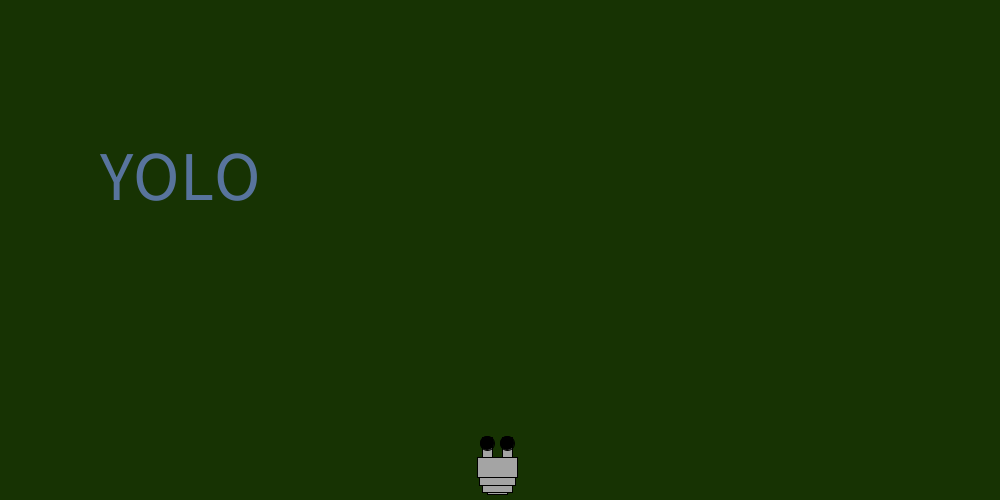
Frame 1 (no input)
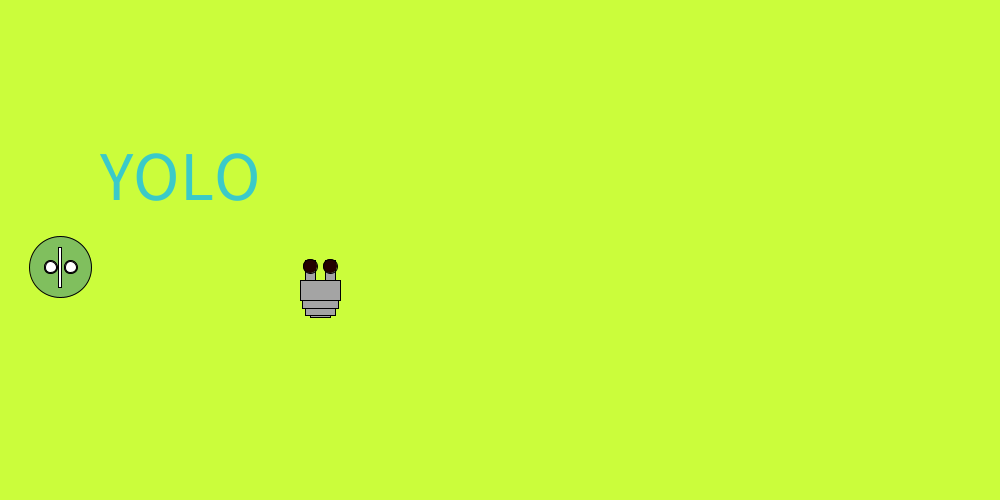
Frame 60 (the mouse pressed at the canvas centre just before this capture)
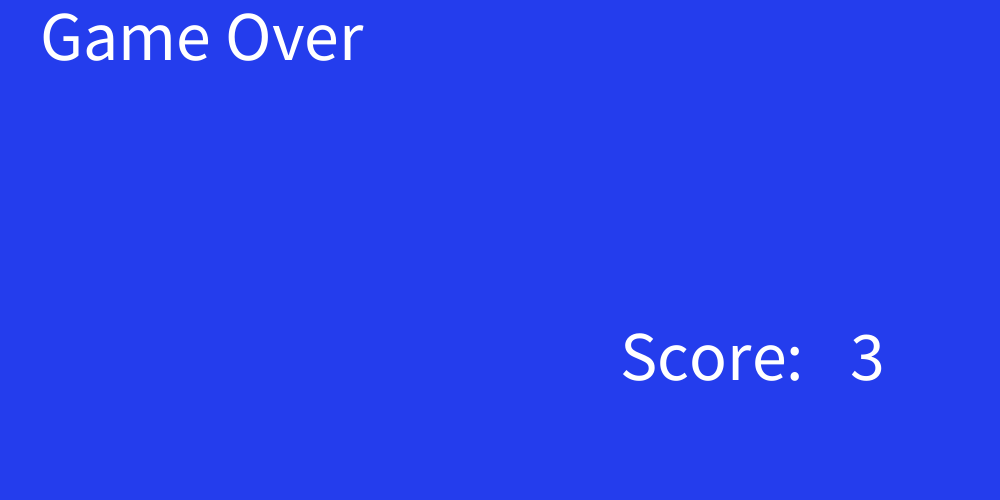
Frame 120 (the mouse held since frame 60 and released just before this capture)

The Processing sketch that drew these frames (run headless with seeded random() and noise(); from frame 60 on, the mouse is pressed at the canvas centre):

// Processing sketch: processing_117537
// ── processing_117537.pde

Robot myRobot;

Beast monster;

boolean hit = false;

void setup() {
  size(1000, 500);
  myRobot= new Robot(color(random(255)), height-30, width/2, 3);

  monster = new Beast ();
}

void draw() {

  background(random(255), random(255), random(255));
  gameover();
  if (hit==false) {
  myRobot.move();
  myRobot.display();
  fill(random(255), random(255), random(255));
textSize(70);
text("YOLO", 100,200);

   monster.move();
  monster.display();}
}

class Robot {
  color c;
  int eye;
  float x;
  float y;
  float xspeed;
  float xacc;
  float size=2;

  Robot(color tempc, float tempy, float tempx, float tempxspeed) {
    c=tempc;
    x=tempx;
    y=tempy;
    xspeed=tempxspeed;
  }

  void display() {
    rectMode(CENTER);
    fill(c);
    //eyestalks
    rect(x+5*size, y-10*size, 5*size, 10*size);
    rect(x-5*size, y-10*size, 5*size, 10*size);

    //body
    rect(x, y+25, 10*size, 2*size);
    rect(x, y+20, 15*size, 5*size);
    rect(x, y+10, 18*size, 8*size);
    rect(x, y, 20*size, 10*size);



    //eye color/flashing
    fill(eye, 0, 0);
    eye=eye+5;
    if (eye>255) {
      eye=0;
    }
    //eyes
    ellipse(x+5*size, y-12*size, 7*size, 7*size);
    ellipse(x-5*size, y-12*size, 7*size, 7*size);
  }

  void move() {
    if (x>mouseX)
    {
      x=x-xspeed;
    }
    if (x<mouseX) {
      x=x+xspeed;
    }

    if (y>mouseY) {
      y=y-xspeed;
    }
    if (y<mouseY) {
      y=y+xspeed;
    }
  }
}


class Beast {
  float x;
  float y;
  float size;
  color furColor;
  float xspeed;
  float bulbX;
  float bulbY;
  float bulbSize;
  
  Beast () {
    x = random (600);
    y = random (600);
    size = random (50, 100);
    furColor = color (random (255), random (255), random (255));
    xspeed = random (13,17);
    bulbY = y + size / 2;
    bulbSize = random (10, 20);
  }

  void display () {
    
    ellipseMode (CENTER);
    fill (furColor);
    ellipse (x, y, size, size);
    fill (0);
    ellipse (x - 10, y, bulbSize, bulbSize);
    ellipse (x + 10, y, bulbSize, bulbSize);
    fill (255);
    ellipse (x - 10, y, bulbSize - 2, bulbSize - 2);
    ellipse (x + 10, y, bulbSize - 2, bulbSize - 2);
    rect (x - 1, y, 3, 40);
  }

  void move () {
    x += xspeed;
    if (x > width ) {
      x = 0;
      y = random(500);
      furColor = color (random (255), random (255), random (255));
    }
  }
}

void gameover() {
  int m = millis()/1000;
  if (dist(myRobot.x, myRobot.y, monster.x, monster.y)<=40) {
    text("Game Over", 40, 60);
    int score = m;
    text(score, 850, 380);
    text("Score:", 620, 380);
    hit=true;
  }
}
